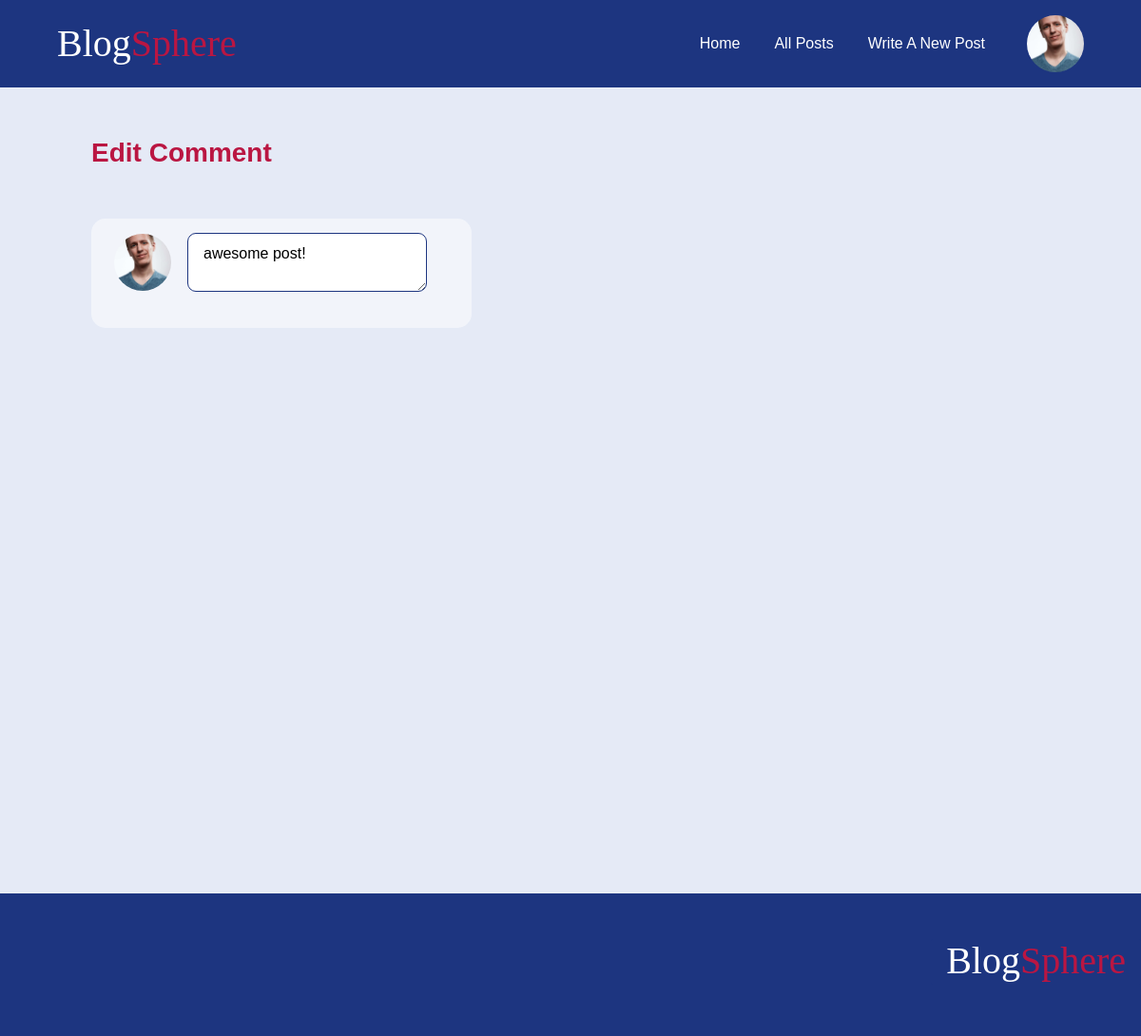
/edit/comment/55 (signed in), run on an earlier commit of the app's database.
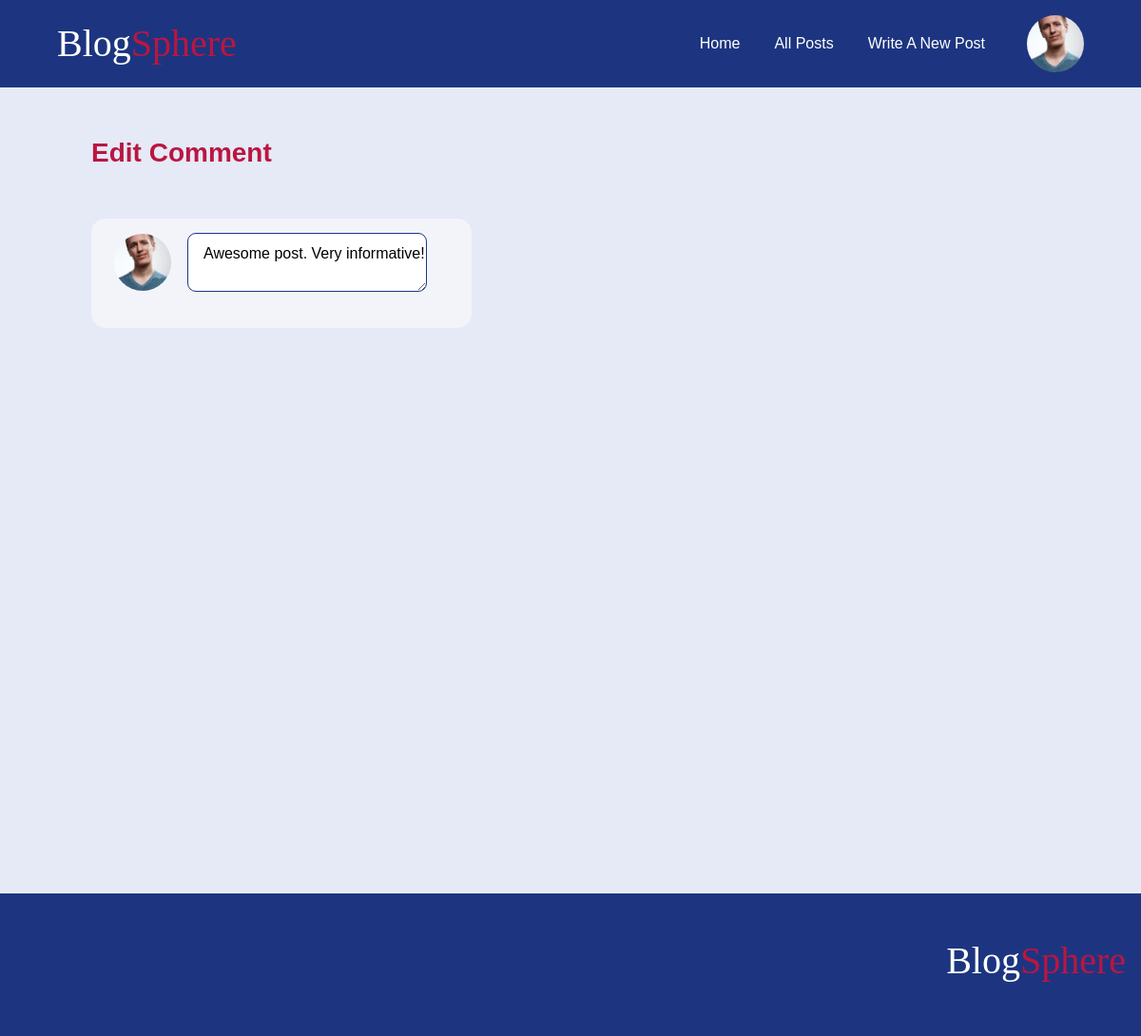
And on a later commit of the database.
### blog/models.py (models this page shows, shortened)
class Comment(models.Model):
    user = models.ForeignKey(User, on_delete=models.CASCADE)
    post_to_comment = models.ForeignKey(Post, on_delete=models.CASCADE)
    timestamp = models.DateTimeField(default=timezone.now)
    body = models.TextField();
    class Meta:
        ordering = ['-timestamp']

### blog/views.py (the view)
# urls.py: path('edit/comment/<pk>', views.editComment, name='edit_comment'),
def editComment(request, pk): #
   usera = request.user.profile
   comment = get_object_or_404(Comment, pk=pk)
   redirect_url = request.POST.get('redirect_url', '/')
   if request.method == "POST":
      form = CommentForm(request.POST, instance= comment)
      if form.is_valid():
         form.save()
         messages.success(request, 'Comment successfuly edited')
         return redirect(redirect_url)
   else:
         form = CommentForm(instance=comment)
   context2 = {
      'comment_to_edit':comment,
      'form': form
   }
   return render(request, 'blog/components/commentFormModal.html', context2  )

### blog/forms.py
class CommentForm(forms.ModelForm):
    class Meta:
        model = Comment
        exclude = ['user', 'timestamp', 'post_to_comment']

### blog/context_processors.py (called while the page is built)
def render_Nav_processor(request):
  if request.user.is_authenticated:
    navigation_links = Navigation.objects.exclude(destination = 'login')
  else:
    navigation_links = Navigation.objects.exclude(destination = 'logout')
  return  {
        'nav_links': navigation_links
    }

### blog/templates/blog/components/commentFormModal.html (shortened to what this page needs)
{% extends "layout.html" %}
{% load static %}
{% block style %}
<link rel="stylesheet" href="{% static 'post.css'%}">
{% endblock style %}
{% block content %}
<h2 class="edit_comment-heading">Edit Comment</h2>
<div  class="comment-form ">
    <header class="comment-header">
    {% if not user.profile.profile_pic %}
  <img class="no-picture" src="{% static 'images/no-profile-picture.svg' %}" alt="">
  {% else %}
        <img class="profile-picture" src="{{user.profile.profile_pic.url}}" alt="">
  {% endif %}
  <form action="{% url 'edit_comment' pk=comment_to_edit.id %}" method="POST">
    {% for field in form %}
    <fieldset class="comment-textarea ">
      {{field}}
    </fieldset>
    {% endfor %}
  </form></header>
</div>
{% endblock content %}

What changed in the data, as far as the page shows it:
changed Comment: body "awesome post!" → "Awesome post. Very informative!"
